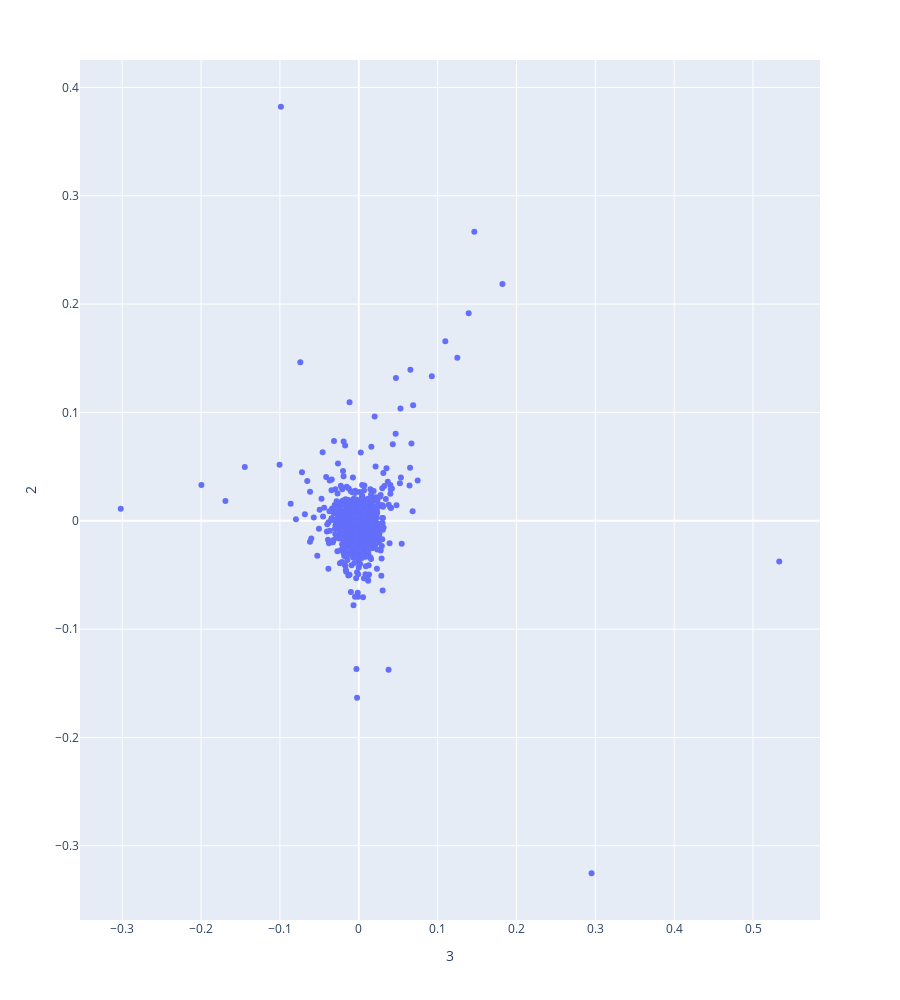

The code cell stored with this chart in its notebook:
### Code cell
px.scatter(LOADINGS, 3, 2, 
           #color=DOC.author_id, 
          # hover_name=DOC.label, 
           height=1000)

### Figure 1 — Plotly figure (JSON) as saved in the notebook; plotly's stock layout.template omitted (floating-point values rounded to 4 significant figures; data arrays with more than 128 entries replaced by an {"elided": "..."} marker saying what was removed)
{"data": [{"hovertemplate": "3=%{x}<br>2=%{y}<extra></extra>", "legendgroup": "", "marker": {"color": "#636efa", "symbol": "circle"}, "mode": "markers", "name": "", "orientation": "v", "showlegend": false, "type": "scatter", "x": {"elided": "1000 float values"}, "xaxis": "x", "y": {"elided": "1000 float values"}, "yaxis": "y"}], "layout": {"height": 1000, "legend": {"tracegroupgap": 0}, "margin": {"t": 60}, "xaxis": {"anchor": "y", "domain": [0, 1], "title": {"text": "3"}}, "yaxis": {"anchor": "x", "domain": [0, 1], "title": {"text": "2"}}}}
